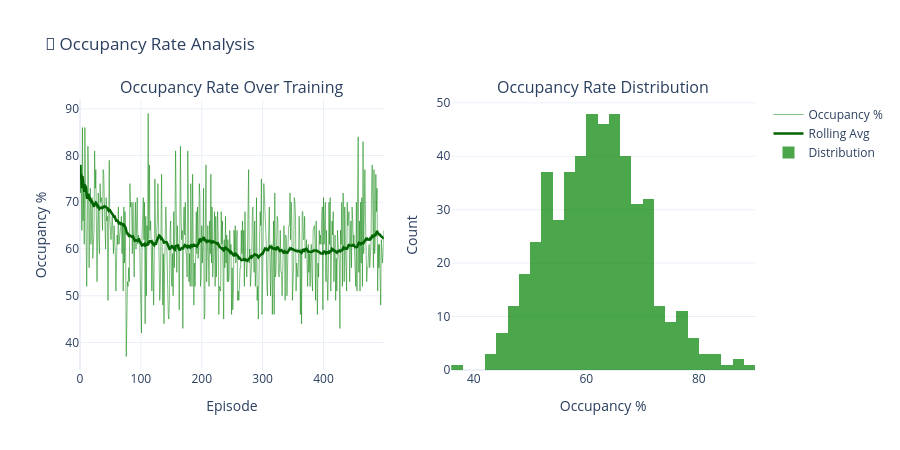

This figure's notebook cell:
### Code cell
# Dashboard 2: Occupancy Rate

# Calculate occupancy per episode
occupancy = step_logs.groupby('episode').agg(
    total_booked = ('bookings', 'sum')
).reset_index()

occupancy['occupancy_rate'] = (
    occupancy['total_booked'] / 100 * 100
).clip(0, 100)

occupancy['occupancy_roll'] = (
    occupancy['occupancy_rate']
    .rolling(50, min_periods=1).mean()
)

fig2 = make_subplots(
    rows=1, cols=2,
    subplot_titles=(
        'Occupancy Rate Over Training',
        'Occupancy Rate Distribution'
    )
)

# Line chart
fig2.add_trace(
    go.Scatter(
        x    = occupancy['episode'],
        y    = occupancy['occupancy_rate'],
        mode = 'lines',
        name = 'Occupancy %',
        line = dict(color='green', width=1),
        opacity=0.5
    ),
    row=1, col=1
)

fig2.add_trace(
    go.Scatter(
        x    = occupancy['episode'],
        y    = occupancy['occupancy_roll'],
        mode = 'lines',
        name = 'Rolling Avg',
        line = dict(color='darkgreen', width=2.5)
    ),
    row=1, col=1
)

# Histogram
fig2.add_trace(
    go.Histogram(
        x    = occupancy['occupancy_rate'],
        name = 'Distribution',
        marker_color = 'green',
        opacity=0.7
    ),
    row=1, col=2
)

fig2.update_layout(
    title_text = '🏨 Occupancy Rate Analysis',
    height     = 450,
    template   = 'plotly_white'
)

fig2.update_xaxes(title_text='Episode',     row=1, col=1)
fig2.update_xaxes(title_text='Occupancy %', row=1, col=2)
fig2.update_yaxes(title_text='Occupancy %', row=1, col=1)
fig2.update_yaxes(title_text='Count',       row=1, col=2)

fig2.show()
print(f"Average occupancy : {occupancy['occupancy_rate'].mean():.1f}%")
print(f"Peak occupancy    : {occupancy['occupancy_rate'].max():.1f}%")

### Figure 1 — Plotly figure (JSON) as saved in the notebook; plotly's stock layout.template omitted (floating-point values rounded to 4 significant figures; data arrays with more than 128 entries replaced by an {"elided": "..."} marker saying what was removed)
{"data": [{"line": {"color": "green", "width": 1}, "mode": "lines", "name": "Occupancy %", "opacity": 0.5, "type": "scatter", "x": {"elided": "500 int values"}, "xaxis": "x", "y": {"elided": "500 float values"}, "yaxis": "y"}, {"line": {"color": "darkgreen", "width": 2.5}, "mode": "lines", "name": "Rolling Avg", "type": "scatter", "x": {"elided": "500 int values"}, "xaxis": "x", "y": {"elided": "500 float values"}, "yaxis": "y"}, {"marker": {"color": "green"}, "name": "Distribution", "opacity": 0.7, "type": "histogram", "x": {"elided": "500 float values"}, "xaxis": "x2", "yaxis": "y2"}], "layout": {"annotations": [{"font": {"size": 16}, "showarrow": false, "text": "Occupancy Rate Over Training", "x": 0.225, "xanchor": "center", "xref": "paper", "y": 1, "yanchor": "bottom", "yref": "paper"}, {"font": {"size": 16}, "showarrow": false, "text": "Occupancy Rate Distribution", "x": 0.775, "xanchor": "center", "xref": "paper", "y": 1, "yanchor": "bottom", "yref": "paper"}], "height": 450, "title": {"text": "🏨 Occupancy Rate Analysis"}, "xaxis": {"anchor": "y", "domain": [0, 0.45], "title": {"text": "Episode"}}, "xaxis2": {"anchor": "y2", "domain": [0.55, 1], "title": {"text": "Occupancy %"}}, "yaxis": {"anchor": "x", "domain": [0, 1], "title": {"text": "Occupancy %"}}, "yaxis2": {"anchor": "x2", "domain": [0, 1], "title": {"text": "Count"}}}}
